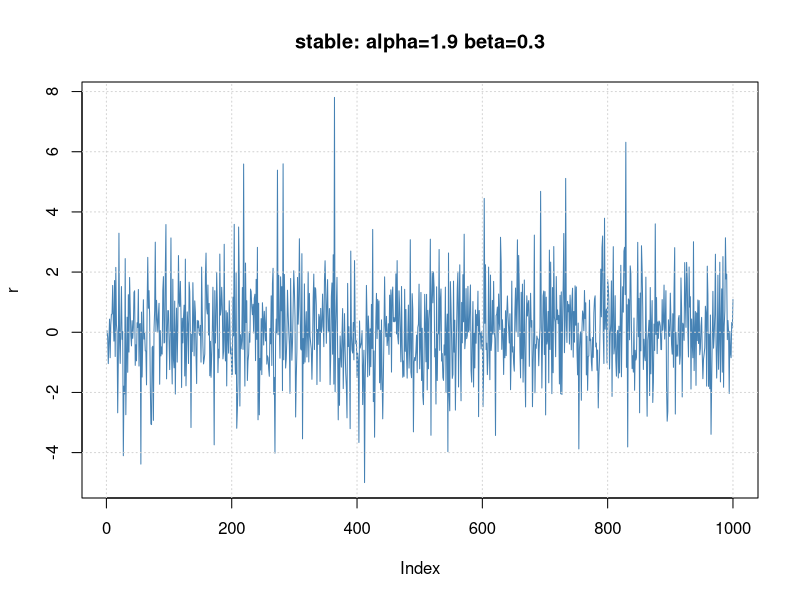
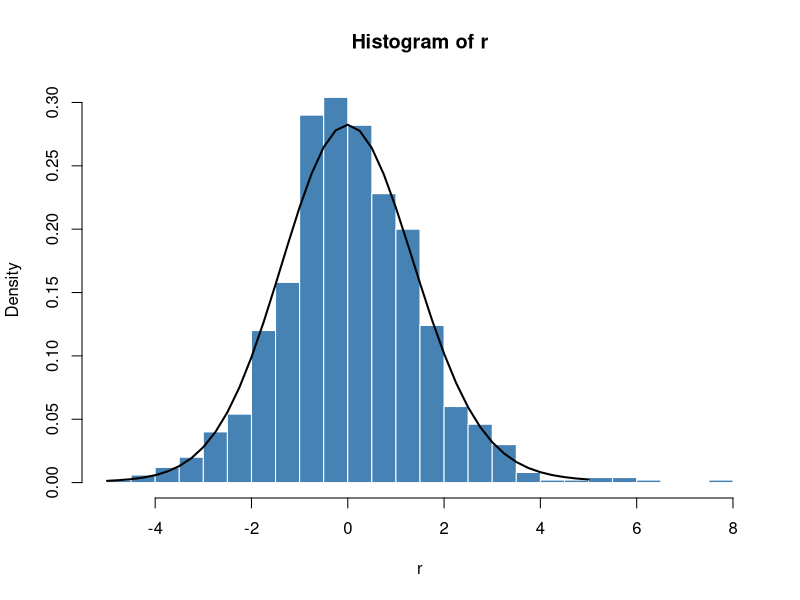
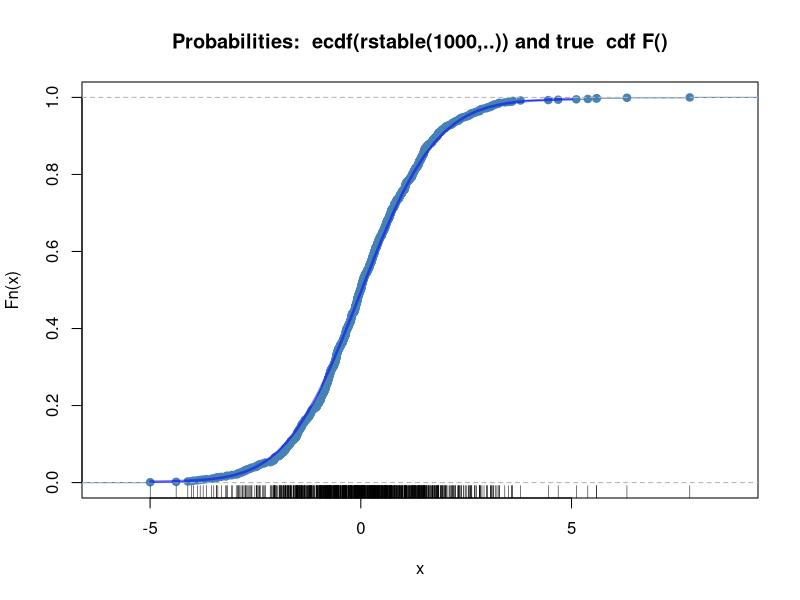
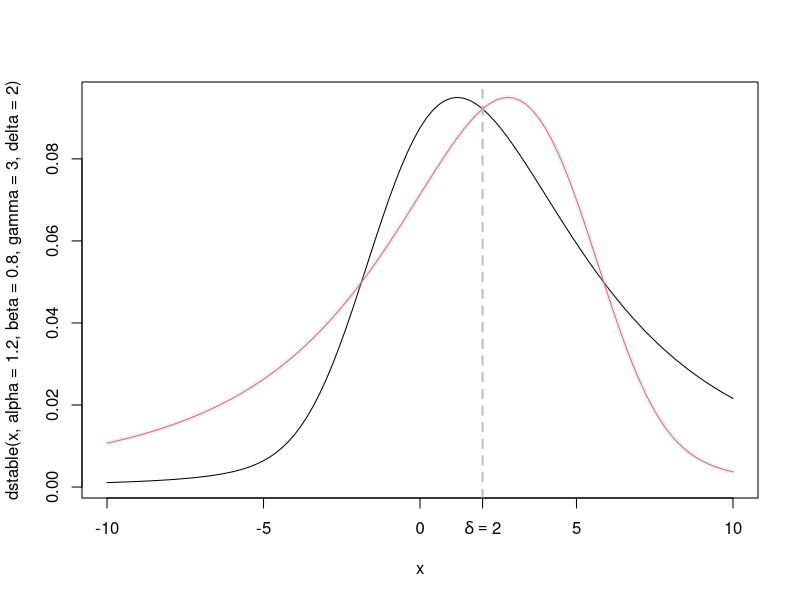

Here is the R script that generated these plots, in order:
library(stabledist)


### Name: StableDistribution
### Title: Stable Distribution Function
### Aliases: StableDistribution dstable pstable qstable rstable
### Keywords: distribution

### ** Examples

## stable -

## Plot stable random number series
   set.seed(1953)
   r <- rstable(n = 1000, alpha = 1.9, beta = 0.3)
   plot(r, type = "l", main = "stable: alpha=1.9 beta=0.3",
        col = "steelblue")
   grid()

## Plot empirical density and compare with true density:
   hist(r, n = 25, probability = TRUE, border = "white",
        col = "steelblue")
   x <- seq(-5, 5, 0.25)
   lines(x, dstable(x, alpha = 1.9, beta = 0.3, tol= 1e-3), lwd = 2)

## Plot df and compare with true df:
   plot(ecdf(r), do.points=TRUE, col = "steelblue",
        main = "Probabilities:  ecdf(rstable(1000,..)) and true  cdf F()")
   rug(r)
   lines(x, pstable(q = x, alpha = 1.9, beta = 0.3),
         col="#0000FF88", lwd= 2.5)

## Switching  sign(beta)  <==> Mirror the distribution around  x == delta:
curve(dstable(x, alpha=1.2, beta =  .8, gamma = 3, delta = 2), -10, 10)
curve(dstable(x, alpha=1.2, beta = -.8, gamma = 3, delta = 2),
      add=TRUE, col=2)
## or the same
curve(dstable(2*2-x, alpha=1.2, beta = +.8, gamma = 3, delta = 2),
      add=TRUE, col=adjustcolor("gray",0.2), lwd=5)
abline(v = 2, col = "gray", lty=2, lwd=2)
axis(1, at = 2, label = expression(delta == 2))

## Compute quantiles:
   x. <- -4:4
   px <- pstable(x., alpha = 1.9, beta = 0.3)
  (qs <- qstable(px, alpha = 1.9, beta = 0.3))
   stopifnot(all.equal(as.vector(qs), x., tol = 1e-5))
